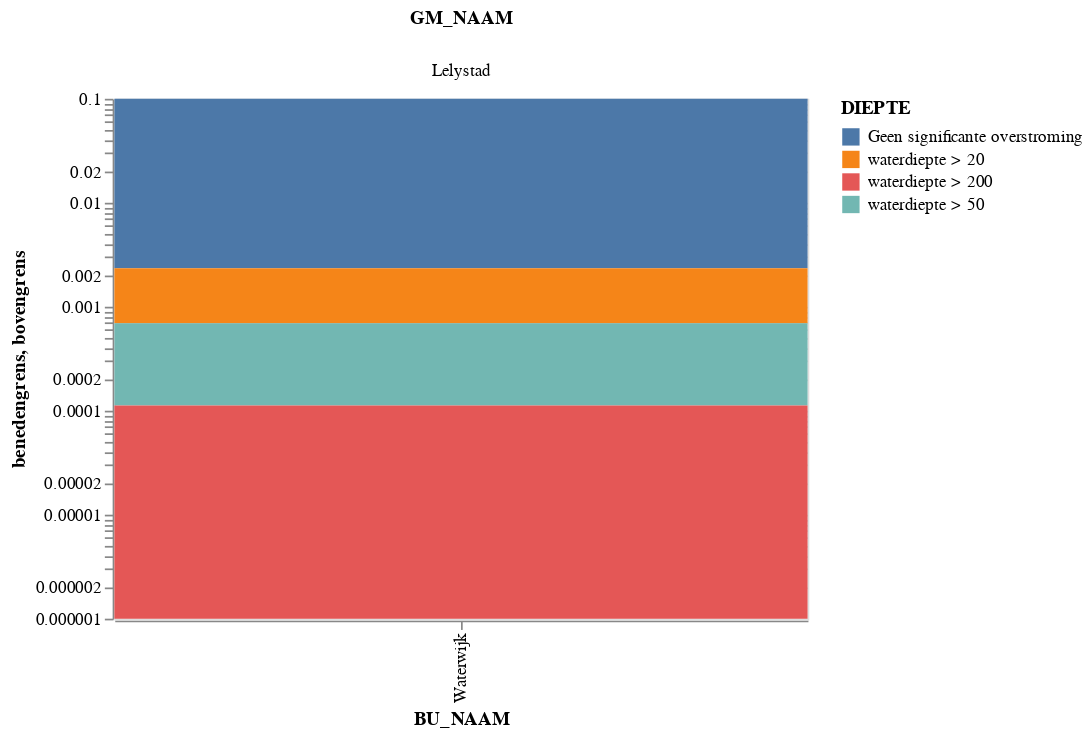

Notebook cell for this chart:
### Code cell
chart.mark_rect().encode(
    x = 'BU_NAAM',
    y=alt.Y('benedengrens', scale = alt.Scale(type="log")),
    y2 = 'bovengrens',
    color ='DIEPTE',
    column = 'GM_NAAM'
)

### Figure 1 — Vega-Lite specification as saved in the notebook (floating-point values rounded to 4 significant figures)
{"$schema": "https://vega.github.io/schema/vega-lite/v2.6.0.json", "config": {"view": {"height": 300, "width": 400}}, "data": {"name": "data-64558ecd2c95461e0ce8f1e460b09955"}, "datasets": {"data-64558ecd2c95461e0ce8f1e460b09955": [{"BIJDRAGE": 0.007938, "BUCODE": "BU09954420", "BU_NAAM": "Waterwijk", "DIEPTE": "Geen significante overstroming", "DREMPEL": -1, "GM_CODE": "0995", "GM_NAAM": "Lelystad", "INTERVAL": "geen overstroming", "KANS": 0.1, "KLASSE": 0, "MEDIAAN": 0.1, "MEDIAN": 0, "WK_CODE": "099544", "benedengrens": 0.00234, "bovengrens": 0.1, "geometry": null}, {"BIJDRAGE": 0.2704, "BUCODE": "BU09954420", "BU_NAAM": "Waterwijk", "DIEPTE": "waterdiepte > 20", "DREMPEL": 20, "GM_CODE": "0995", "GM_NAAM": "Lelystad", "INTERVAL": "geen overstroming, 20-50, 50-200, >200", "KANS": 0.002, "KLASSE": 3, "MEDIAAN": 0.001545, "MEDIAN": 15445000, "WK_CODE": "099544", "benedengrens": 0.000694, "bovengrens": 0.00234, "geometry": null}, {"BIJDRAGE": 0.2699, "BUCODE": "BU09954420", "BU_NAAM": "Waterwijk", "DIEPTE": "waterdiepte > 50", "DREMPEL": 50, "GM_CODE": "0995", "GM_NAAM": "Lelystad", "INTERVAL": "geen overstroming, 20-50, 50-200, >200", "KANS": 0.001, "KLASSE": 3, "MEDIAAN": 0.0005824, "MEDIAN": 5824000, "WK_CODE": "099544", "benedengrens": 0.000112, "bovengrens": 0.000694, "geometry": null}, {"BIJDRAGE": 0.1813, "BUCODE": "BU09954420", "BU_NAAM": "Waterwijk", "DIEPTE": "waterdiepte > 200", "DREMPEL": 200, "GM_CODE": "0995", "GM_NAAM": "Lelystad", "INTERVAL": "geen overstroming, 20-50, 50-200, >200", "KANS": 0.0001, "KLASSE": 3, "MEDIAAN": 0.0001122, "MEDIAN": 1121500, "WK_CODE": "099544", "benedengrens": 1e-06, "bovengrens": 0.000112, "geometry": null}]}, "encoding": {"color": {"field": "DIEPTE", "type": "nominal"}, "column": {"field": "GM_NAAM", "type": "nominal"}, "x": {"field": "BU_NAAM", "type": "nominal"}, "y": {"field": "benedengrens", "scale": {"type": "log"}, "type": "quantitative"}, "y2": {"field": "bovengrens", "type": "quantitative"}}, "mark": "rect"}
